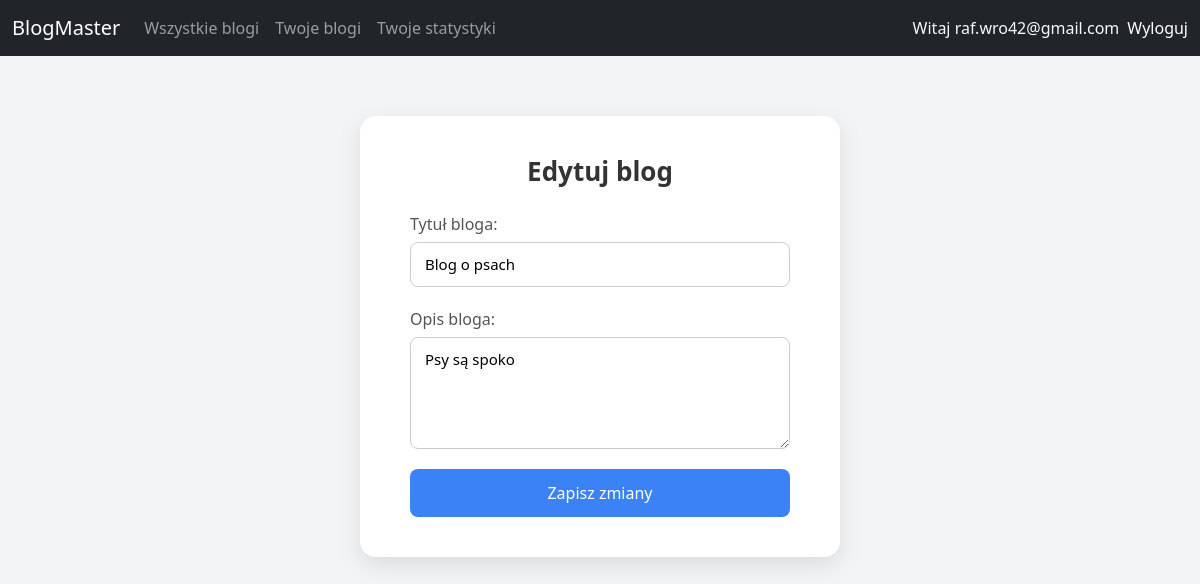
The page /blogs/1/edit/ (signed in) on the database its author committed.
### accounts/models.py (models this page shows, shortened)
class CustomUser(AbstractBaseUser, PermissionsMixin):
    email = models.EmailField(unique=True)
    date_joined = models.DateTimeField(default=timezone.now)
    is_active = models.BooleanField(default=True)
    is_staff = models.BooleanField(default=False)
    USERNAME_FIELD = "email"
    REQUIRED_FIELDS = []  # nie wymagamy nic więcej przy tworzeniu superusera
    objects = CustomUserManager()

### blogs/models.py (models this page shows, shortened)
class Blog(models.Model):
    owner = models.ForeignKey(User, on_delete=models.CASCADE, related_name='blogs')
    title = models.CharField(max_length=200)
    description = models.TextField(blank=True)
    created_at = models.DateTimeField(auto_now_add=True)

### blogs/views.py (the view)
# urls.py: path('<int:pk>/edit/', views.blog_edit, name='blog_edit'),
@login_required
def blog_edit(request, pk):
    blog = get_object_or_404(Blog, pk=pk, owner=request.user)
    if request.method == 'POST':
        form = BlogForm(request.POST, instance=blog)
        if form.is_valid():
            form.save()
            return redirect('user_blogs')
    else:
        form = BlogForm(instance=blog)
    return render(request, 'blogs/blog_form.html', {
        'form': form,
        'is_edit': True,
    })

### blogs/forms.py
class BlogForm(forms.ModelForm):
    class Meta:
        model = Blog
        fields = ['title', 'description']
        labels = {
            'title': 'Tytuł bloga',
            'description': 'Opis bloga',
        }
        widgets = {
            'description': forms.Textarea(attrs={'rows': 4}),
        }

### blogs/templates/blogs/blog_form.html (shortened to what this page needs)
{% extends 'base.html' %}
{% block content %}
<div class="form-container">
  <h1>
    {% if is_edit %}
      Edytuj blog
    {% else %}
      Dodaj blog
    {% endif %}
  </h1>
  <form method="post">
    {{ form.as_p }}
    <button type="submit" class="btn-submit">
      {% if is_edit %}
        Zapisz zmiany
      {% else %}
        Dodaj blog
      {% endif %}
    </button>
  </form>
</div>
{% endblock %}

### templates/base.html (shortened to what this page needs)
<!DOCTYPE html>
<html lang="pl">
    <head>
        <link href="https://cdn.jsdelivr.net/npm/bootstrap@5.3.2/dist/css/bootstrap.min.css" rel="stylesheet">
    </head>
    <body>
        <nav class="navbar navbar-expand-lg navbar-dark bg-dark">
            <div class="container-fluid">
                <a class="navbar-brand" href="/">BlogMaster</a>
                <div class="collapse navbar-collapse" id="navbarNav">
                    <ul class="navbar-nav me-auto">
                        <li class="nav-item"><a class="nav-link" href="/blogs/">Wszystkie blogi</a></li>
                        {% if user.is_authenticated %}
                            <li class="nav-item"><a class="nav-link" href="{% url 'user_blogs' %}">Twoje blogi</a></li>
                            <li class="nav-item"><a class="nav-link" href="/stats/">Twoje statystyki</a></li>
                        {% endif %}
                    </ul>
                    <ul class="navbar-nav ms-auto">
                        {% if user.is_authenticated %}
                            <li class="nav-item">
                                <span class="navbar-text text-light me-2">Witaj {{ user.email }}</span>
                            </li>
                            <form method="post" action="{% url 'logout' %}" style="display:inline;">
                                <button type="submit" class="nav-link btn btn-link text-decoration-none p-0 m-0" style="color: #fff;">
                                    Wyloguj
                                </button>
                            </form>
                        {% else %}
                            <li class="nav-item"><a class="nav-link" href="/accounts/login/">Zaloguj</a></li>
                            <li class="nav-item"><a class="nav-link" href="/accounts/register/">Zarejestruj się</a></li>
                        {% endif %}
                    </ul>
                </div>
            </div>
        </nav>
        <div class="container mt-5">
            {% block content %}
            {% endblock %}
        </div>
    </body>
</html>

### blogs/templates/blogs/blog_form.html (style rules this page uses)
body { background-color: #f3f4f6; font-family: 'Segoe UI', sans-serif; }
.form-container { max-width: 480px; margin: 60px auto; background: white; padding: 40px 50px; border-radius: 16px; box-shadow: 0 8px 25px rgba(0, 0, 0, 0.1); }
h1 { text-align: center; margin-bottom: 25px; font-size: 26px; font-weight: 600; color: #333; }
form p { display: flex; flex-direction: column; margin-bottom: 20px; }
label { margin-bottom: 6px; font-weight: 500; color: #555; }
input, textarea { border: 1px solid #ccc; border-radius: 8px; padding: 10px 14px; font-size: 15px; transition: border-color 0.2s, box-shadow 0.2s; }
.btn-submit { width: 100%; background-color: #3b82f6; color: white; border: none; padding: 12px; font-size: 16px; border-radius: 8px; cursor: pointer; transition: background-color 0.2s; }

### rows shown on the page
CustomUser: email "raf.wro42@gmail.com"
Blog: title "Blog o psach", description "Psy są spoko"
